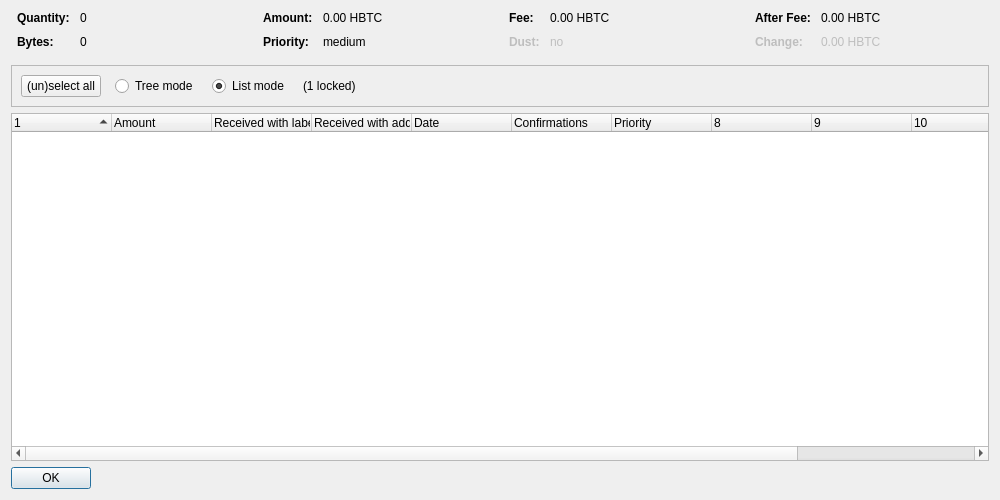
<?xml version="1.0" encoding="UTF-8"?>
<ui version="4.0">
 <class>CoinControlDialog</class>
 <widget class="QDialog" name="CoinControlDialog">
  <property name="geometry">
   <rect>
    <x>0</x>
    <y>0</y>
    <width>1000</width>
    <height>500</height>
   </rect>
  </property>
  <property name="windowTitle">
   <string>Coin Selection</string>
  </property>
  <layout class="QVBoxLayout" name="verticalLayout">
   <item>
    <layout class="QHBoxLayout" name="horizontalLayoutTop" stretch="0,0,0,0">
     <property name="topMargin">
      <number>0</number>
     </property>
     <property name="bottomMargin">
      <number>10</number>
     </property>
     <item>
      <layout class="QFormLayout" name="formLayoutCoinControl1">
       <property name="horizontalSpacing">
        <number>10</number>
       </property>
       <property name="verticalSpacing">
        <number>10</number>
       </property>
       <property name="leftMargin">
        <number>6</number>
       </property>
       <property name="rightMargin">
        <number>6</number>
       </property>
       <item row="0" column="0">
        <widget class="QLabel" name="labelCoinControlQuantityText">
         <property name="font">
          <font>
           <weight>75</weight>
           <bold>true</bold>
          </font>
         </property>
         <property name="text">
          <string>Quantity:</string>
         </property>
        </widget>
       </item>
       <item row="0" column="1">
        <widget class="QLabel" name="labelCoinControlQuantity">
         <property name="cursor">
          <cursorShape>IBeamCursor</cursorShape>
         </property>
         <property name="contextMenuPolicy">
          <enum>Qt::ActionsContextMenu</enum>
         </property>
         <property name="text">
          <string notr="true">0</string>
         </property>
         <property name="textInteractionFlags">
          <set>Qt::LinksAccessibleByMouse|Qt::TextSelectableByKeyboard|Qt::TextSelectableByMouse</set>
         </property>
        </widget>
       </item>
       <item row="1" column="0">
        <widget class="QLabel" name="labelCoinControlBytesText">
         <property name="font">
          <font>
           <weight>75</weight>
           <bold>true</bold>
          </font>
         </property>
         <property name="text">
          <string>Bytes:</string>
         </property>
        </widget>
       </item>
       <item row="1" column="1">
        <widget class="QLabel" name="labelCoinControlBytes">
         <property name="cursor">
          <cursorShape>IBeamCursor</cursorShape>
         </property>
         <property name="contextMenuPolicy">
          <enum>Qt::ActionsContextMenu</enum>
         </property>
         <property name="text">
          <string notr="true">0</string>
         </property>
         <property name="textInteractionFlags">
          <set>Qt::LinksAccessibleByMouse|Qt::TextSelectableByKeyboard|Qt::TextSelectableByMouse</set>
         </property>
        </widget>
       </item>
      </layout>
     </item>
     <item>
      <layout class="QFormLayout" name="formLayoutCoinControl2">
       <property name="horizontalSpacing">
        <number>10</number>
       </property>
       <property name="verticalSpacing">
        <number>10</number>
       </property>
       <property name="leftMargin">
        <number>6</number>
       </property>
       <property name="rightMargin">
        <number>6</number>
       </property>
       <item row="0" column="0">
        <widget class="QLabel" name="labelCoinControlAmountText">
         <property name="font">
          <font>
           <weight>75</weight>
           <bold>true</bold>
          </font>
         </property>
         <property name="text">
          <string>Amount:</string>
         </property>
        </widget>
       </item>
       <item row="0" column="1">
        <widget class="QLabel" name="labelCoinControlAmount">
         <property name="cursor">
          <cursorShape>IBeamCursor</cursorShape>
         </property>
         <property name="contextMenuPolicy">
          <enum>Qt::ActionsContextMenu</enum>
         </property>
         <property name="text">
          <string notr="true">0.00 HBTC</string>
         </property>
         <property name="textInteractionFlags">
          <set>Qt::LinksAccessibleByMouse|Qt::TextSelectableByKeyboard|Qt::TextSelectableByMouse</set>
         </property>
        </widget>
       </item>
       <item row="1" column="0">
        <widget class="QLabel" name="labelCoinControlPriorityText">
         <property name="font">
          <font>
           <weight>75</weight>
           <bold>true</bold>
          </font>
         </property>
         <property name="text">
          <string>Priority:</string>
         </property>
        </widget>
       </item>
       <item row="1" column="1">
        <widget class="QLabel" name="labelCoinControlPriority">
         <property name="cursor">
          <cursorShape>IBeamCursor</cursorShape>
         </property>
         <property name="contextMenuPolicy">
          <enum>Qt::ActionsContextMenu</enum>
         </property>
         <property name="text">
          <string notr="true">medium</string>
         </property>
         <property name="textInteractionFlags">
          <set>Qt::LinksAccessibleByMouse|Qt::TextSelectableByKeyboard|Qt::TextSelectableByMouse</set>
         </property>
        </widget>
       </item>
      </layout>
     </item>
     <item>
      <layout class="QFormLayout" name="formLayoutCoinControl3">
       <property name="horizontalSpacing">
        <number>10</number>
       </property>
       <property name="verticalSpacing">
        <number>10</number>
       </property>
       <property name="leftMargin">
        <number>6</number>
       </property>
       <property name="rightMargin">
        <number>6</number>
       </property>
       <item row="0" column="0">
        <widget class="QLabel" name="labelCoinControlFeeText">
         <property name="font">
          <font>
           <weight>75</weight>
           <bold>true</bold>
          </font>
         </property>
         <property name="text">
          <string>Fee:</string>
         </property>
        </widget>
       </item>
       <item row="0" column="1">
        <widget class="QLabel" name="labelCoinControlFee">
         <property name="cursor">
          <cursorShape>IBeamCursor</cursorShape>
         </property>
         <property name="contextMenuPolicy">
          <enum>Qt::ActionsContextMenu</enum>
         </property>
         <property name="text">
          <string notr="true">0.00 HBTC</string>
         </property>
         <property name="textInteractionFlags">
          <set>Qt::LinksAccessibleByMouse|Qt::TextSelectableByKeyboard|Qt::TextSelectableByMouse</set>
         </property>
        </widget>
       </item>
       <item row="1" column="0">
        <widget class="QLabel" name="labelCoinControlLowOutputText">
         <property name="enabled">
          <bool>false</bool>
         </property>
         <property name="font">
          <font>
           <weight>75</weight>
           <bold>true</bold>
          </font>
         </property>
         <property name="text">
          <string>Dust:</string>
         </property>
        </widget>
       </item>
       <item row="1" column="1">
        <widget class="QLabel" name="labelCoinControlLowOutput">
         <property name="enabled">
          <bool>false</bool>
         </property>
         <property name="cursor">
          <cursorShape>IBeamCursor</cursorShape>
         </property>
         <property name="contextMenuPolicy">
          <enum>Qt::ActionsContextMenu</enum>
         </property>
         <property name="text">
          <string notr="true">no</string>
         </property>
         <property name="textInteractionFlags">
          <set>Qt::LinksAccessibleByMouse|Qt::TextSelectableByKeyboard|Qt::TextSelectableByMouse</set>
         </property>
        </widget>
       </item>
      </layout>
     </item>
     <item>
      <layout class="QFormLayout" name="formLayoutCoinControl4">
       <property name="horizontalSpacing">
        <number>10</number>
       </property>
       <property name="verticalSpacing">
        <number>10</number>
       </property>
       <property name="leftMargin">
        <number>6</number>
       </property>
       <property name="rightMargin">
        <number>6</number>
       </property>
       <item row="0" column="0">
        <widget class="QLabel" name="labelCoinControlAfterFeeText">
         <property name="font">
          <font>
           <weight>75</weight>
           <bold>true</bold>
          </font>
         </property>
         <property name="text">
          <string>After Fee:</string>
         </property>
        </widget>
       </item>
       <item row="0" column="1">
        <widget class="QLabel" name="labelCoinControlAfterFee">
         <property name="cursor">
          <cursorShape>IBeamCursor</cursorShape>
         </property>
         <property name="contextMenuPolicy">
          <enum>Qt::ActionsContextMenu</enum>
         </property>
         <property name="text">
          <string notr="true">0.00 HBTC</string>
         </property>
         <property name="textInteractionFlags">
          <set>Qt::LinksAccessibleByMouse|Qt::TextSelectableByKeyboard|Qt::TextSelectableByMouse</set>
         </property>
        </widget>
       </item>
       <item row="1" column="0">
        <widget class="QLabel" name="labelCoinControlChangeText">
         <property name="enabled">
          <bool>false</bool>
         </property>
         <property name="font">
          <font>
           <weight>75</weight>
           <bold>true</bold>
          </font>
         </property>
         <property name="text">
          <string>Change:</string>
         </property>
        </widget>
       </item>
       <item row="1" column="1">
        <widget class="QLabel" name="labelCoinControlChange">
         <property name="enabled">
          <bool>false</bool>
         </property>
         <property name="cursor">
          <cursorShape>IBeamCursor</cursorShape>
         </property>
         <property name="contextMenuPolicy">
          <enum>Qt::ActionsContextMenu</enum>
         </property>
         <property name="text">
          <string notr="true">0.00 HBTC</string>
         </property>
         <property name="textInteractionFlags">
          <set>Qt::LinksAccessibleByMouse|Qt::TextSelectableByKeyboard|Qt::TextSelectableByMouse</set>
         </property>
        </widget>
       </item>
      </layout>
     </item>
    </layout>
   </item>
   <item>
    <widget class="QFrame" name="frame">
     <property name="minimumSize">
      <size>
       <width>0</width>
       <height>40</height>
      </size>
     </property>
     <property name="frameShape">
      <enum>QFrame::StyledPanel</enum>
     </property>
     <property name="frameShadow">
      <enum>QFrame::Sunken</enum>
     </property>
     <layout class="QHBoxLayout" name="horizontalLayout">
      <item>
       <layout class="QHBoxLayout" name="horizontalLayoutPanel" stretch="0,0,0,0,0">
        <property name="spacing">
         <number>14</number>
        </property>
        <item>
         <widget class="QPushButton" name="pushButtonSelectAll">
          <property name="sizePolicy">
           <sizepolicy hsizetype="Maximum" vsizetype="Fixed">
            <horstretch>0</horstretch>
            <verstretch>0</verstretch>
           </sizepolicy>
          </property>
          <property name="text">
           <string>(un)select all</string>
          </property>
          <property name="autoDefault">
           <bool>false</bool>
          </property>
         </widget>
        </item>
        <item>
         <widget class="QRadioButton" name="radioTreeMode">
          <property name="sizePolicy">
           <sizepolicy hsizetype="Maximum" vsizetype="Fixed">
            <horstretch>0</horstretch>
            <verstretch>0</verstretch>
           </sizepolicy>
          </property>
          <property name="text">
           <string>Tree mode</string>
          </property>
         </widget>
        </item>
        <item>
         <widget class="QRadioButton" name="radioListMode">
          <property name="sizePolicy">
           <sizepolicy hsizetype="Maximum" vsizetype="Fixed">
            <horstretch>0</horstretch>
            <verstretch>0</verstretch>
           </sizepolicy>
          </property>
          <property name="text">
           <string>List mode</string>
          </property>
          <property name="checked">
           <bool>true</bool>
          </property>
         </widget>
        </item>
        <item>
         <widget class="QLabel" name="labelLocked">
          <property name="text">
           <string notr="true">(1 locked)</string>
          </property>
         </widget>
        </item>
        <item>
         <spacer name="horizontalSpacer">
          <property name="orientation">
           <enum>Qt::Horizontal</enum>
          </property>
          <property name="sizeHint" stdset="0">
           <size>
            <width>40</width>
            <height>20</height>
           </size>
          </property>
         </spacer>
        </item>
       </layout>
      </item>
     </layout>
    </widget>
   </item>
   <item>
    <widget class="CoinControlTreeWidget" name="treeWidget">
     <property name="contextMenuPolicy">
      <enum>Qt::CustomContextMenu</enum>
     </property>
     <property name="sortingEnabled">
      <bool>false</bool>
     </property>
     <property name="columnCount">
      <number>12</number>
     </property>
     <attribute name="headerShowSortIndicator" stdset="0">
      <bool>true</bool>
     </attribute>
     <attribute name="headerStretchLastSection">
      <bool>false</bool>
     </attribute>
     <column>
      <property name="text">
       <string/>
      </property>
     </column>
     <column>
      <property name="text">
       <string>Amount</string>
      </property>
     </column>
     <column>
      <property name="text">
       <string>Received with label</string>
      </property>
     </column>
     <column>
      <property name="text">
       <string>Received with address</string>
      </property>
     </column>
     <column>
      <property name="text">
       <string>Date</string>
      </property>
     </column>
     <column>
      <property name="text">
       <string>Confirmations</string>
      </property>
      <property name="toolTip">
       <string>Confirmed</string>
      </property>
     </column>
     <column>
      <property name="text">
       <string>Priority</string>
      </property>
     </column>
     <column>
      <property name="text">
       <string/>
      </property>
     </column>
     <column>
      <property name="text">
       <string/>
      </property>
     </column>
     <column>
      <property name="text">
       <string/>
      </property>
     </column>
     <column>
      <property name="text">
       <string/>
      </property>
     </column>
     <column>
      <property name="text">
       <string/>
      </property>
     </column>
    </widget>
   </item>
   <item>
    <widget class="QDialogButtonBox" name="buttonBox">
     <property name="sizePolicy">
      <sizepolicy hsizetype="Maximum" vsizetype="Fixed">
       <horstretch>0</horstretch>
       <verstretch>0</verstretch>
      </sizepolicy>
     </property>
     <property name="orientation">
      <enum>Qt::Horizontal</enum>
     </property>
     <property name="standardButtons">
      <set>QDialogButtonBox::Ok</set>
     </property>
    </widget>
   </item>
  </layout>
 </widget>
 <customwidgets>
  <customwidget>
   <class>CoinControlTreeWidget</class>
   <extends>QTreeWidget</extends>
   <header>coincontroltreewidget.h</header>
  </customwidget>
 </customwidgets>
 <resources/>
 <connections/>
</ui>
